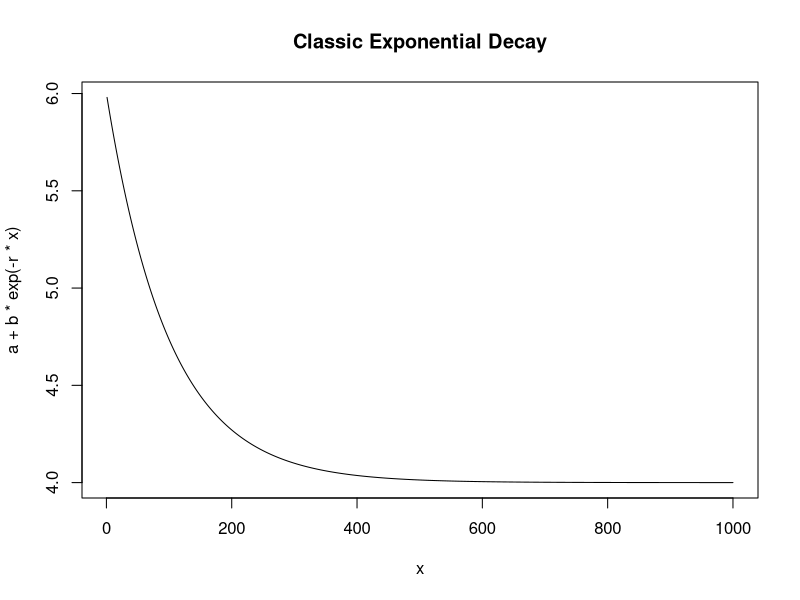
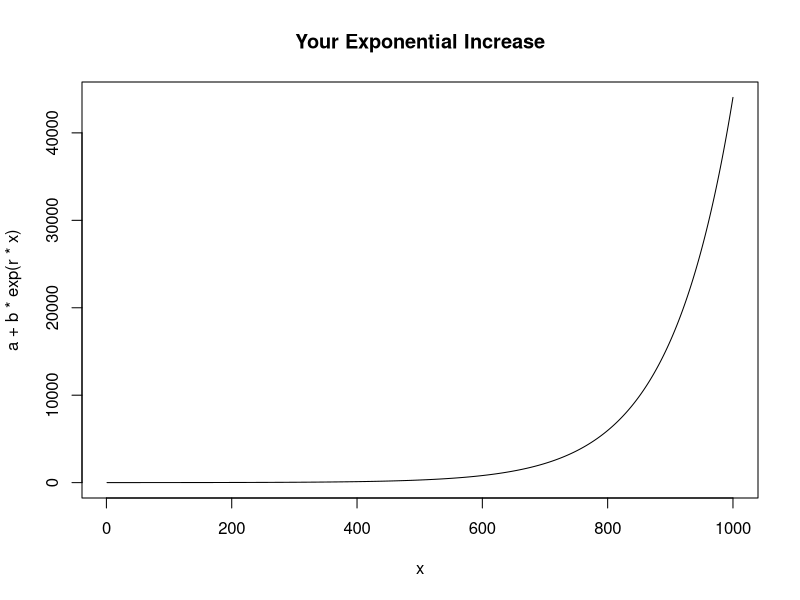
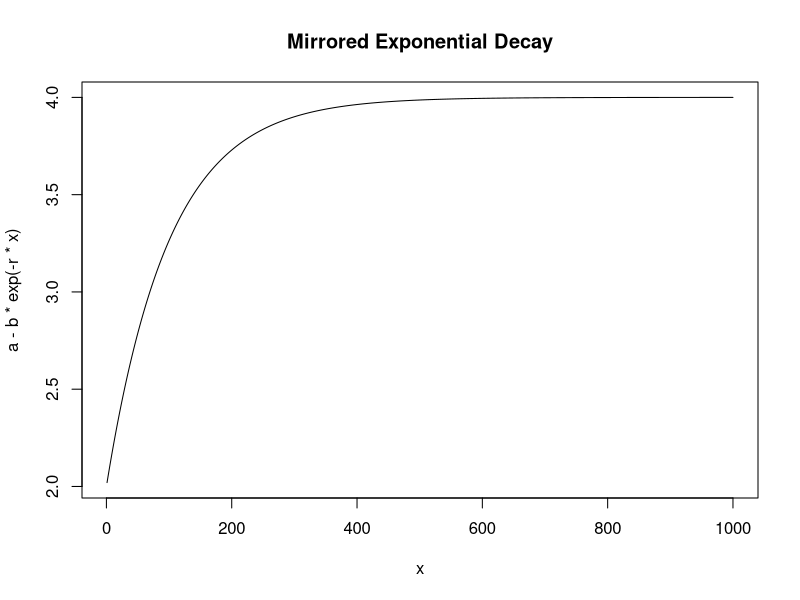
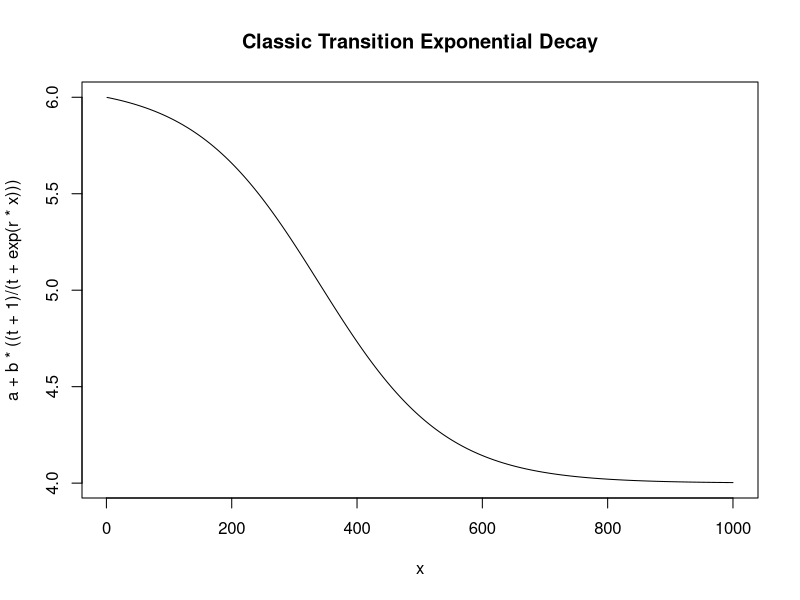
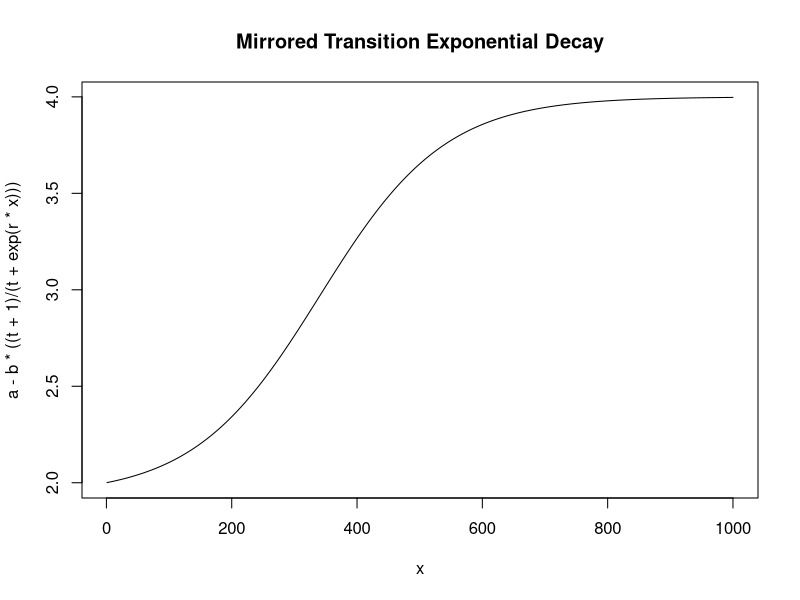
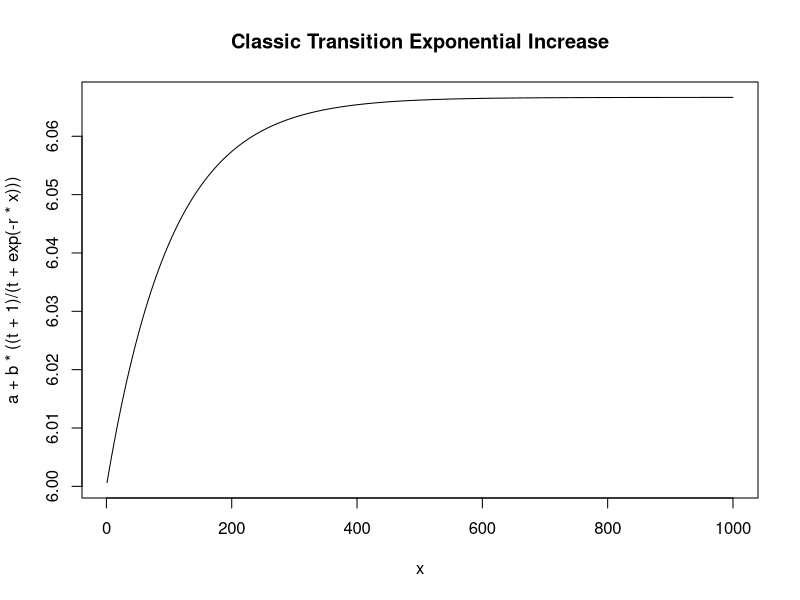
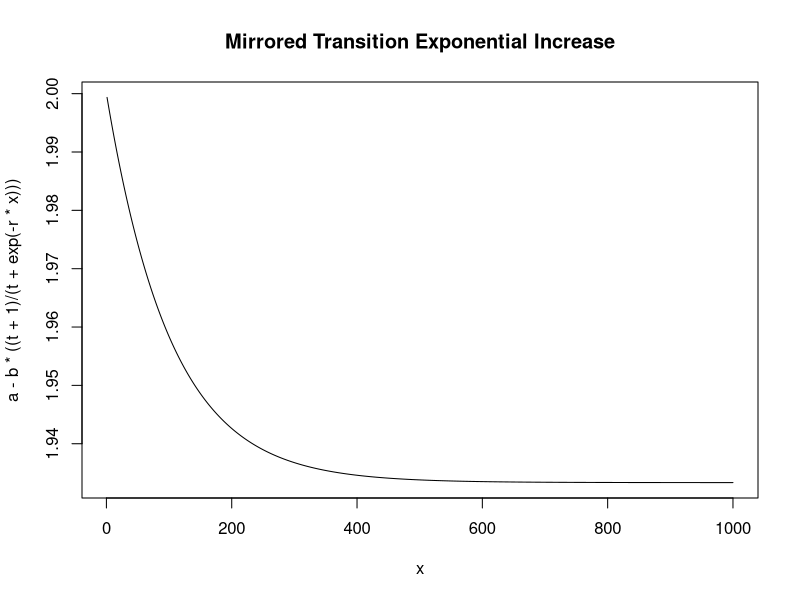

Reproduce these figures in R, in order.

x=1:1000

r=0.01
a=4
b=2

plot(x,a+b*exp(-r*x),type="l",main="Classic Exponential Decay")

plot(x,a+b*exp(r*x),type="l",main="Your Exponential Increase")

plot(x,a-b*exp(-r*x),type="l",main="Mirrored Exponential Decay")


t=30

plot(x,a+b*((t+1)/(t+exp(r*x))),type="l",main="Classic Transition Exponential Decay")

plot(x,a-b*((t+1)/(t+exp(r*x))),type="l",main="Mirrored Transition Exponential Decay")


plot(x,a+b*((t+1)/(t+exp(-r*x))),type="l",main="Classic Transition Exponential Increase")

plot(x,a-b*((t+1)/(t+exp(-r*x))),type="l",main="Mirrored Transition Exponential Increase")


